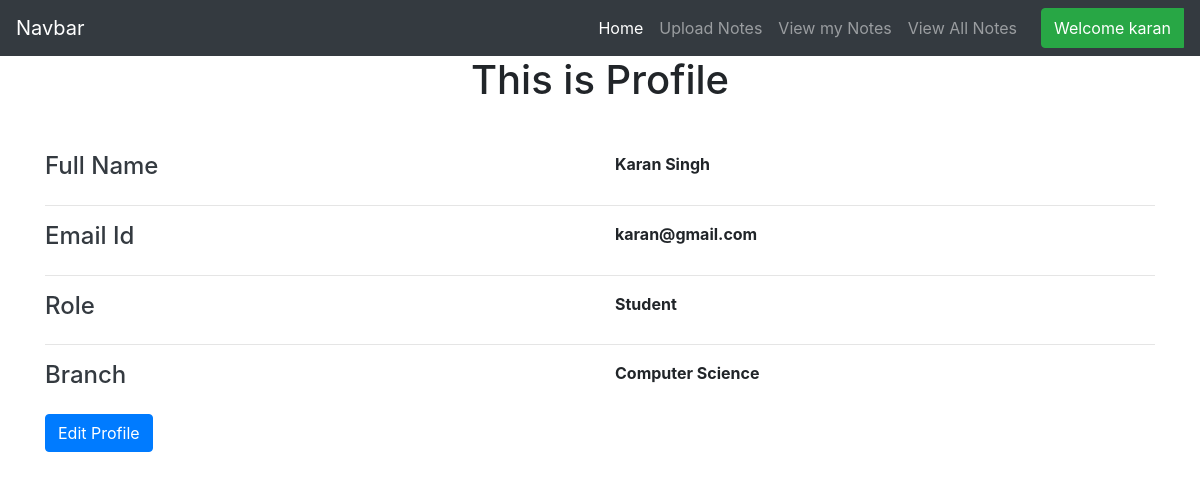
Page /profile (signed in) on the earlier database version.
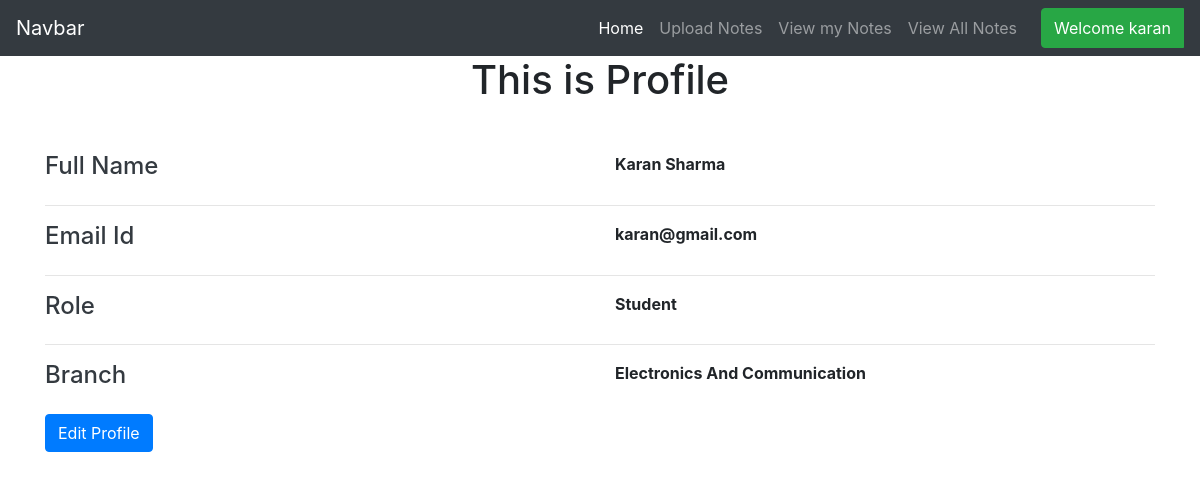
Same page on the later database version.
### notes/models.py (models this page shows, shortened)
class Signup(models.Model):
    user = models.ForeignKey(User,on_delete=models.CASCADE)
    branch =models.CharField(max_length=30,null=True)
    role =models.CharField(max_length=15,null=True)

### notes/views.py (the view)
# urls.py: path('profile',profile,name = 'profile'),
def profile(request):
    if not request.user.is_authenticated:
        return redirect('index')
    user = User.objects.get(id= request.user.id)
    data = Signup.objects.get(user=user)
    d={'data':data,'user':user}
    return render(request,'notes/profile.html',d)

### notes/templates/notes/profile.html
{% extends 'notes/usernav.html' %}
{% load static %}
{% block body %}
<h1 class="text-center">This is Profile</h1>
<div class="container mt-5" style="border: 1cm;">
    <div class="row ">
      <div class="col-sm">
        <h4 class="text-dark">Full Name</h4>
      </div>
      <div class="col-sm" style="text-transform: capitalize">
        <b>{{data.user.first_name}} {{data.user.last_name}}  </b>
      </div>
    </div>
    <hr>
    <div class="row ">
        <div class="col-sm">
          <h4 class="text-dark">Email Id</h4>
        </div>
        <div class="col-sm" >
          <b>{{data.user.email}}  </b>
        </div>
      </div>
<hr>
      <div class="row ">
        <div class="col-sm">
          <h4 class="text-dark">Role</h4>
        </div>
        <div class="col-sm" >
          <b>{{data.role}}  </b>
        </div>
      </div>
<hr>
      <div class="row ">
        <div class="col-sm">
          <h4 class="text-dark">Branch</h4>
        </div>
        <div class="col-sm" >
          <b>{{data.branch}}  </b>
        </div>
      </div>
      <a href="{% url 'edit_profile' %}" class="btn btn-primary mt-3">Edit Profile</a>
  </div>
{% endblock %}

Differences in the rows shown:
changed Signup "Student": user.last_name "Singh" → "Sharma"; branch "Computer Science" → "Electronics And Communication"
